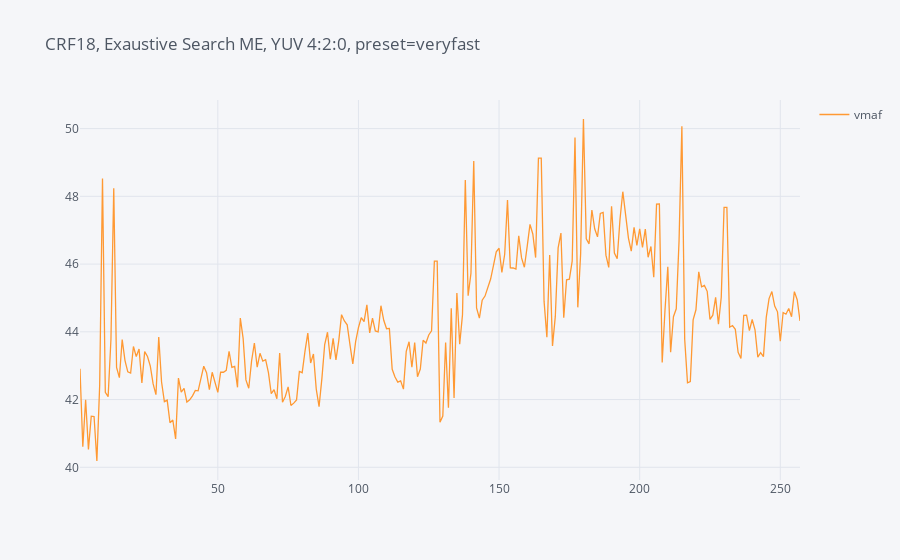

Notebook cell for this chart:
### Markdown cell above
Example file, ```light_orbitals.mkv```, with random chaotic movement, light saturated cycling colors. With 4\:2\:0 chroma sampling we should expect to see degradation since we only have 2 chroma pixels per 4 luma pixels for every other odd or even line.

### Code cell
dfs[nfile].iplot(y=["vmaf"], title="CRF18, Exaustive Search ME, YUV 4:2:0, preset=veryfast", legend="foo")

### Figure 1 — Plotly figure (JSON) as saved in the notebook; plotly's stock layout.template omitted (floating-point values rounded to 4 significant figures; data arrays with more than 128 entries replaced by an {"elided": "..."} marker saying what was removed)
{"data": [{"line": {"color": "rgba(255, 153, 51, 1.0)", "dash": "solid", "shape": "linear", "width": 1.3}, "mode": "lines", "name": "vmaf", "text": "", "type": "scatter", "x": {"elided": "257 int values"}, "y": {"elided": "257 float values"}}], "layout": {"autosize": true, "legend": {"bgcolor": "#F5F6F9", "font": {"color": "#4D5663"}}, "paper_bgcolor": "#F5F6F9", "plot_bgcolor": "#F5F6F9", "showlegend": true, "title": {"font": {"color": "#4D5663"}, "text": "CRF18, Exaustive Search ME, YUV 4:2:0, preset=veryfast"}, "xaxis": {"autorange": true, "gridcolor": "#E1E5ED", "range": [1, 257], "showgrid": true, "tickfont": {"color": "#4D5663"}, "title": {"font": {"color": "#4D5663"}, "text": ""}, "type": "linear", "zerolinecolor": "#E1E5ED"}, "yaxis": {"autorange": true, "gridcolor": "#E1E5ED", "range": [39.62, 50.84], "showgrid": true, "tickfont": {"color": "#4D5663"}, "title": {"font": {"color": "#4D5663"}, "text": ""}, "type": "linear", "zerolinecolor": "#E1E5ED"}}}
